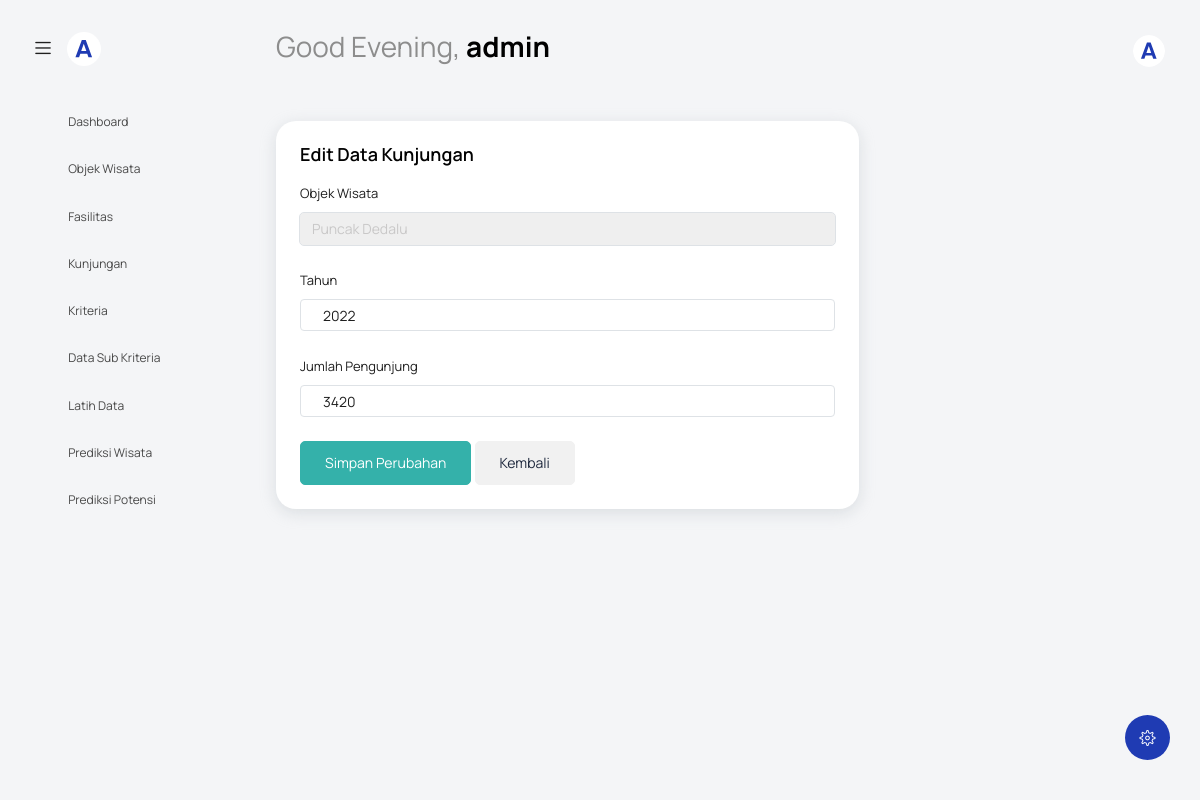
The app's page /index.php?page=kunjungan_edit&id=4 (signed in), older data.
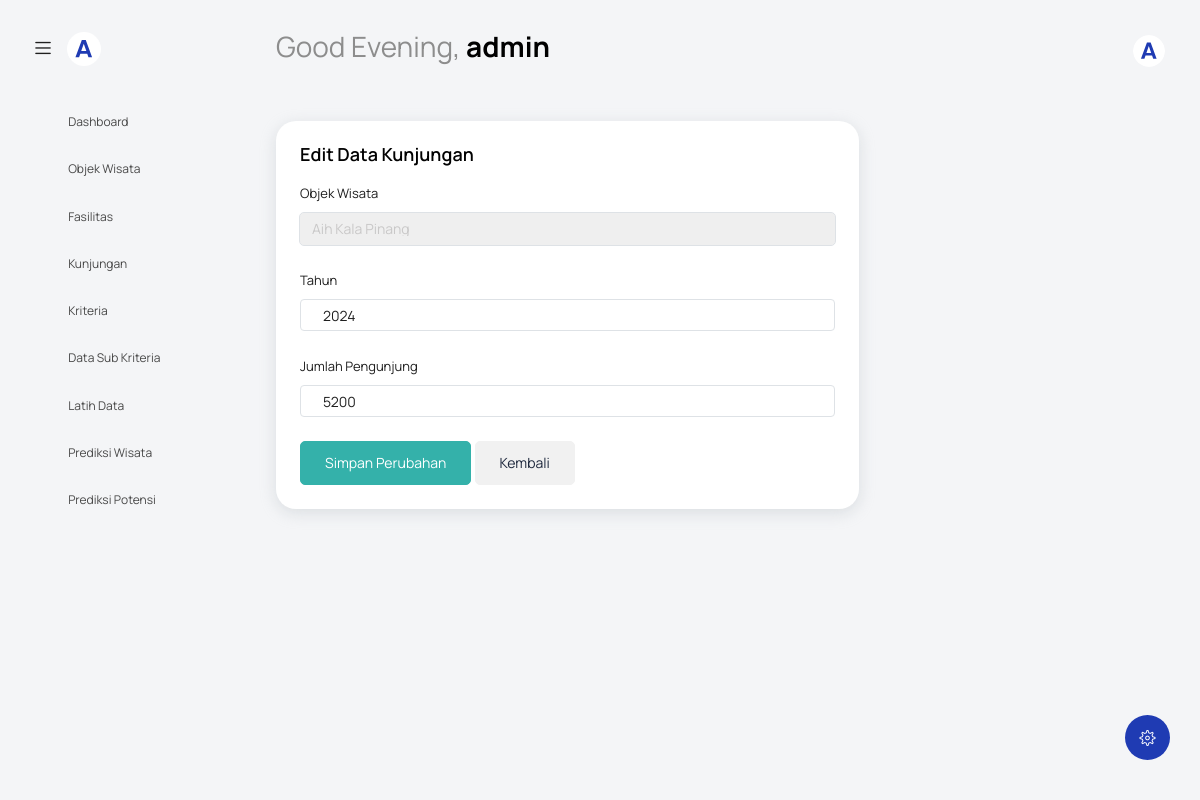
The same page, newer data.
### tables this page shows
CREATE TABLE `kunjungan_wisata` (
  `id_kunjungan` int(11) NOT NULL,
  `id_objek` int(11) NOT NULL,
  `tahun` year(4) NOT NULL,
  `jumlah_pengunjung` int(11) NOT NULL
);

### view/kunjungan/edit-data.php (the view, shortened to what this page needs)
<?php
include 'koneksi.php';
$id = $_GET['id'];
$query = $conn->query("SELECT * FROM kunjungan_wisata WHERE id_kunjungan = '$id'");
$data = $query->fetch_assoc();
?>
<?php include('view/template/header.php'); ?>
<body class="with-welcome-text">
  <div class="container-scroller">
    <?php include 'view/template/navbar.php'; ?>
    <div class="container-fluid page-body-wrapper">
      <?php include 'view/template/setting_panel.php'; ?>
      <?php include 'view/template/sidebar.php'; ?>
      <div class="main-panel">
        <div class="content-wrapper">
          <div class="row">
            <div class="col-lg-8 grid-margin stretch-card">
              <div class="card">
                <div class="card-body">
                  <h4 class="card-title">Edit Data Kunjungan</h4>
                  <form action="controller/kunjungan.php?aksi=update" method="POST">
                    <div class="form-group">
                      <label>Objek Wisata</label>
                      <select name="id_objek" class="form-control" required>
                        <?php
                        $objek = $conn->query("SELECT id_objek, nama_objek FROM objek_wisata ORDER BY nama_objek ASC");
                        while ($row = $objek->fetch_assoc()) {
                          $selected = $row['id_objek'] == $data['id_objek'] ? 'selected' : '';
                          echo "<option value='{$row['id_objek']}' $selected>{$row['nama_objek']}</option>";
                        }
                        ?>
                      </select>
                    </div>
                    <div class="form-group">
                      <label>Tahun</label>
                      <input type="number" name="tahun" class="form-control" value="<?= $data['tahun'] ?>" min="2000" max="2100" required>
                    </div>
                    <div class="form-group">
                      <label>Jumlah Pengunjung</label>
                      <input type="number" name="jumlah_pengunjung" class="form-control" value="<?= $data['jumlah_pengunjung'] ?>" min="0" required>
                    </div>
                    <button type="submit" class="btn btn-success">Simpan Perubahan</button>
                    <a href="index.php?page=kunjungan" class="btn btn-secondary">Kembali</a>
                  </form>
                </div>
              </div>
            </div>
          </div>
        </div>
      </div>
    </div>
  </div>
</body>
</html>

Row changes from the older to the newer data that the page shows:
changed kunjungan_wisata: tahun "2022" → "2024"; jumlah_pengunjung "3420" → "5200"
Text that changed along with them:
form field id_objek: "Puncak Dedalu" → "Aih Kala Pinang"
